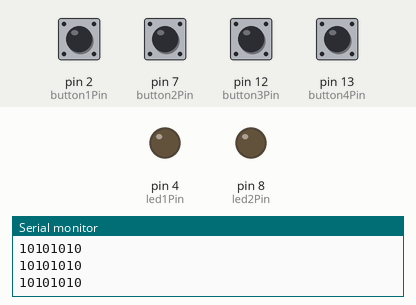
The sketch below on a simulated Arduino Uno, built with avr-gcc and run on an emulated ATmega328P. Parts: output pins drawn as LEDs (lit = HIGH), the last lines printed to the serial monitor. The inputs (shaded band) are chosen by the test bench; at power-on: pin 2 (button1Pin), pin 7 (button2Pin), pin 12 (button3Pin), pin 13 (button4Pin) LOW.

Above: at 1.2 s.
1.3 s: pin 2 (button1Pin) pulled HIGH for 0.15 s
At 1.38 s:
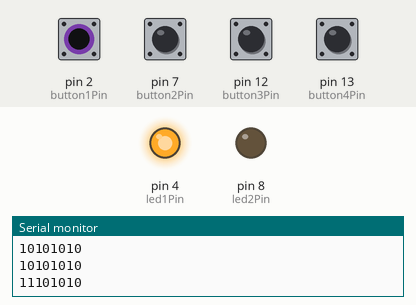
2.9 s: pin 7 (button2Pin) pulled HIGH for 0.15 s
At 2.98 s:
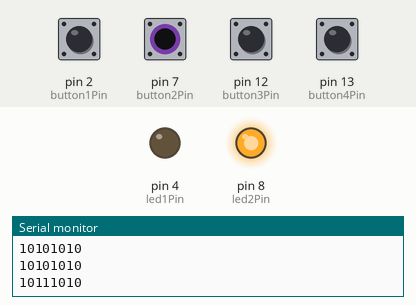
4.5 s: pin 2 (button1Pin) driven HIGH and pin 7 (button2Pin) driven HIGH
At 5.7 s:
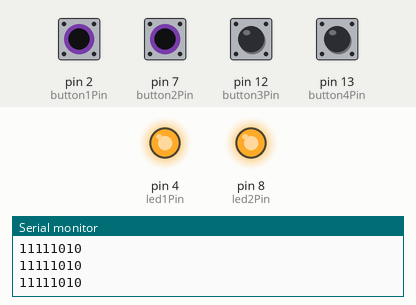
6.0 s: pin 2 (button1Pin) driven LOW
At 6.8 s:
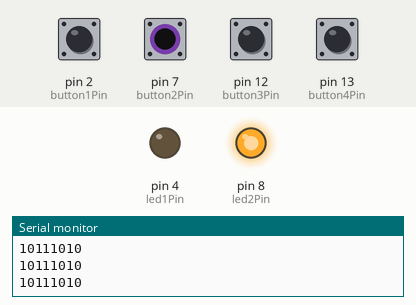
7.5 s: pin 2 (button1Pin) driven HIGH
At 7.9 s:
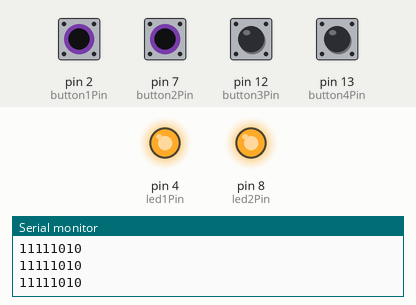
Timing chart, 0 to 10.0 s (numbered marks = the images above; inputs shaded):
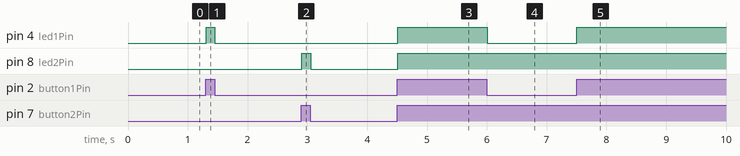

The sketch:

main_click_to_active_led.ino
```cpp
// set pin numbers:
const int button1Pin = 2;     // the number of the pushbutton pin
const int button2Pin = 7;
const int button3Pin = 12;
const int button4Pin = 13;

const int led1Pin =  4;       // the number of the LED pin
const int led2Pin =  8;
const int led3Pin =  10;
const int led4Pin =  11;

bool button1Active = true;
int button1State = 0;         // variable for reading the pushbutton status

bool button2Active = true;
int button2State = 0;

bool button3Active = true;
int button3State = 0;

bool button4Active = true;
int button4State = 0;

String writeBuffer;
String readBuffer;

void setup() {
  // initialize the LED pin as an output:
  pinMode(led1Pin, OUTPUT);
  pinMode(led2Pin, OUTPUT);
  // initialize the pushbutton pin as an input:
  pinMode(button1Pin, INPUT);
  pinMode(button2Pin, INPUT);
  // initialize serial communication:
  Serial.begin(9600);
}

void serialEvent() {
  readBuffer = Serial.readString();
  Serial.println("------------");
  Serial.println(readBuffer);
  Serial.println("------------");
  if (readBuffer.length() == 4) {
    button1Active = readBuffer.charAt(0) == '0' ? false : true;
    button2Active = readBuffer.charAt(1) == '0' ? false : true;
    button3Active = readBuffer.charAt(2) == '0' ? false : true;
    button4Active = readBuffer.charAt(3) == '0' ? false : true;
  }
}

void loop() {
  // read the state of the pushbutton value:
  button1State = digitalRead(button1Pin);
  button2State = digitalRead(button2Pin);
  button3State = digitalRead(button3Pin);
  button4State = digitalRead(button4Pin);


  if (button1Active == true) {
    // check if the pushbutton is pressed.
    // if it is, the buttonState is HIGH:
    if (button1State == HIGH) {
      // turn LED on:
      digitalWrite(led1Pin, HIGH);
    } else {
      // turn LED off:
      digitalWrite(led1Pin, LOW);
    }
  }

  if (button2Active == true) {
    if (button2State == HIGH) {
      digitalWrite(led2Pin, HIGH);
    } else {
      digitalWrite(led2Pin, LOW);
    }
  }

  if (button3Active == true) {
    if (button3State == HIGH) {
      digitalWrite(led3Pin, HIGH);
    } else {
      digitalWrite(led3Pin, LOW);
    }
  }

  if (button4Active == true) {
    if (button4State == HIGH) {
      digitalWrite(led4Pin, HIGH);
    } else {
      digitalWrite(led4Pin, LOW);
    }
  }

  // send button status
  writeBuffer = String(button1Active) + String(button1State)
                + String(button2Active) + String(button2State)
                + String(button3Active) + String(button3State)
                + String(button4Active) + String(button4State);
  Serial.println(writeBuffer);
}
```

Measured:
- after the input at 1.3 s, pin 4 (led1Pin): LOW → HIGH at once, → LOW 0.15 s later
- after the input at 2.9 s, pin 8 (led2Pin): LOW → HIGH at once, → LOW 0.15 s later
- after the input at 4.5 s, pin 4 (led1Pin), pin 8 (led2Pin): LOW → HIGH at once
- after the input at 6.0 s, pin 4 (led1Pin): HIGH → LOW at once
- after the input at 7.5 s, pin 4 (led1Pin): LOW → HIGH at once
